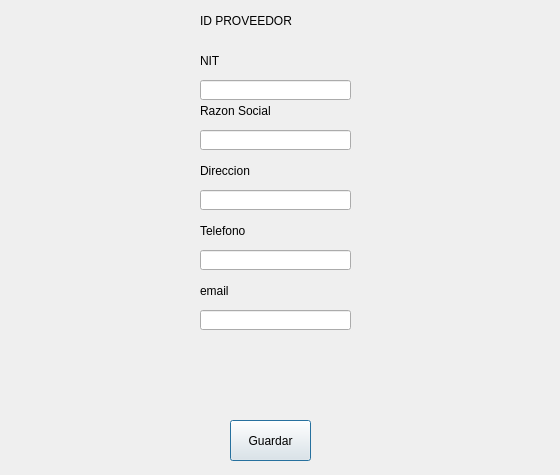
<?xml version="1.0" encoding="UTF-8"?>
<ui version="4.0">
 <class>Dialog</class>
 <widget class="QDialog" name="Dialog">
  <property name="geometry">
   <rect>
    <x>0</x>
    <y>0</y>
    <width>560</width>
    <height>475</height>
   </rect>
  </property>
  <property name="windowTitle">
   <string>Dialog</string>
  </property>
  <widget class="QLabel" name="lbl_id">
   <property name="geometry">
    <rect>
     <x>200</x>
     <y>10</y>
     <width>151</width>
     <height>21</height>
    </rect>
   </property>
   <property name="text">
    <string>ID PROVEEDOR</string>
   </property>
  </widget>
  <widget class="QLabel" name="lbl_nit">
   <property name="geometry">
    <rect>
     <x>200</x>
     <y>50</y>
     <width>151</width>
     <height>21</height>
    </rect>
   </property>
   <property name="text">
    <string>NIT</string>
   </property>
  </widget>
  <widget class="QLabel" name="lbl_comp_name">
   <property name="geometry">
    <rect>
     <x>200</x>
     <y>100</y>
     <width>151</width>
     <height>21</height>
    </rect>
   </property>
   <property name="text">
    <string>Razon Social</string>
   </property>
  </widget>
  <widget class="QLineEdit" name="ln_nit">
   <property name="geometry">
    <rect>
     <x>200</x>
     <y>80</y>
     <width>151</width>
     <height>20</height>
    </rect>
   </property>
  </widget>
  <widget class="QLineEdit" name="ln_comp_name">
   <property name="geometry">
    <rect>
     <x>200</x>
     <y>130</y>
     <width>151</width>
     <height>20</height>
    </rect>
   </property>
  </widget>
  <widget class="QLabel" name="lbl_addres">
   <property name="geometry">
    <rect>
     <x>200</x>
     <y>160</y>
     <width>151</width>
     <height>21</height>
    </rect>
   </property>
   <property name="text">
    <string>Direccion</string>
   </property>
  </widget>
  <widget class="QLineEdit" name="ln_address">
   <property name="geometry">
    <rect>
     <x>200</x>
     <y>190</y>
     <width>151</width>
     <height>20</height>
    </rect>
   </property>
  </widget>
  <widget class="QLineEdit" name="ln_phone">
   <property name="geometry">
    <rect>
     <x>200</x>
     <y>250</y>
     <width>151</width>
     <height>20</height>
    </rect>
   </property>
  </widget>
  <widget class="QLabel" name="lbl_phone">
   <property name="geometry">
    <rect>
     <x>200</x>
     <y>220</y>
     <width>151</width>
     <height>21</height>
    </rect>
   </property>
   <property name="text">
    <string>Telefono</string>
   </property>
  </widget>
  <widget class="QPushButton" name="btn_save">
   <property name="geometry">
    <rect>
     <x>230</x>
     <y>420</y>
     <width>81</width>
     <height>41</height>
    </rect>
   </property>
   <property name="text">
    <string>Guardar</string>
   </property>
  </widget>
  <widget class="QLabel" name="lbl_email">
   <property name="geometry">
    <rect>
     <x>200</x>
     <y>280</y>
     <width>151</width>
     <height>21</height>
    </rect>
   </property>
   <property name="text">
    <string>email</string>
   </property>
  </widget>
  <widget class="QLineEdit" name="ln_email">
   <property name="geometry">
    <rect>
     <x>200</x>
     <y>310</y>
     <width>151</width>
     <height>20</height>
    </rect>
   </property>
  </widget>
  <widget class="QLabel" name="lbl_idprint">
   <property name="geometry">
    <rect>
     <x>200</x>
     <y>30</y>
     <width>151</width>
     <height>21</height>
    </rect>
   </property>
   <property name="text">
    <string/>
   </property>
  </widget>
 </widget>
 <resources/>
 <connections/>
</ui>
